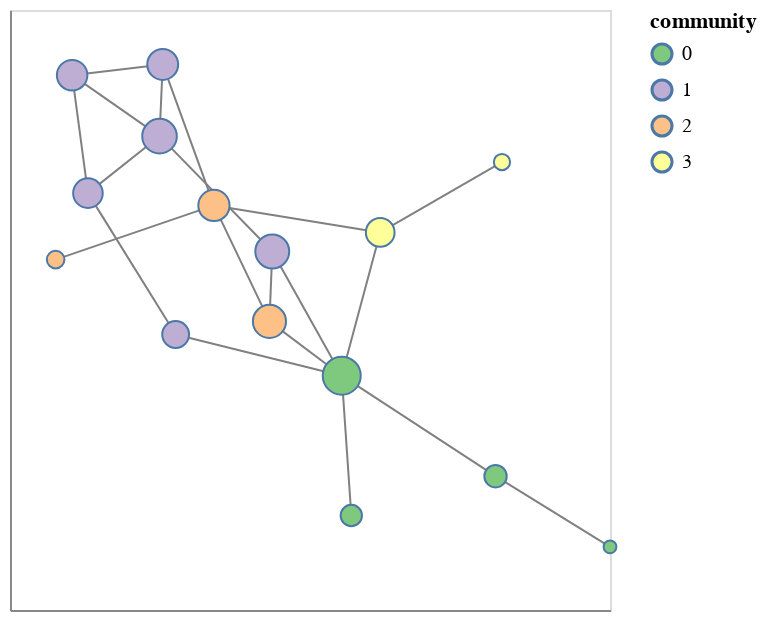

The cell this chart's notebook holds for it:
### Markdown cell above
### Putting it all together with nx_altair

Now it only takes a single function call to create a chart where nodes are colored by community, sized by centrality, and we can hover over nodes to see their identities.  Notice the Medici family is the largest node.

### Code cell
chart = nxa.draw_networkx(G = G, pos = pos,
    node_size = 'centrality', node_colour = 'community', node_cmap = 'accent',
    node_tooltip = ['name', 'centrality', 'community']
)

chart

### Figure 1 — Vega-Lite specification as saved in the notebook (floating-point values rounded to 4 significant figures)
{"config": {"view": {"continuousWidth": 300, "continuousHeight": 300}}, "layer": [{"data": {"name": "data-1b738aa8958ca1f925f503e9e1a58260"}, "mark": {"type": "line", "color": "grey", "opacity": 1.0, "strokeWidth": 1}, "encoding": {"detail": {"field": "edge", "type": "quantitative"}, "order": {"field": "order", "type": "quantitative"}, "x": {"axis": {"grid": false, "labels": false, "ticks": false, "title": ""}, "field": "x", "type": "quantitative"}, "y": {"axis": {"grid": false, "labels": false, "ticks": false, "title": ""}, "field": "y", "type": "quantitative"}}}, {"data": {"name": "data-b4091356192041f2bf5d79deb1ab668f"}, "mark": {"type": "point", "opacity": 1.0, "shape": "circle", "strokeWidth": 1.0}, "encoding": {"fill": {"field": "community", "scale": {"scheme": "accent"}, "type": "nominal"}, "size": {"field": "centrality", "legend": null, "type": "quantitative"}, "tooltip": [{"field": "name", "type": "nominal"}, {"field": "centrality", "type": "quantitative"}, {"field": "community", "type": "nominal"}], "x": {"axis": {"grid": false, "labels": false, "ticks": false}, "field": "x", "type": "quantitative"}, "y": {"axis": {"grid": false, "labels": false, "ticks": false}, "field": "y", "type": "quantitative"}}}], "$schema": "https://vega.github.io/schema/vega-lite/v5.17.0.json", "datasets": {"data-1b738aa8958ca1f925f503e9e1a58260": [{"edge": 0, "order": 0, "source": "Acciaiuoli", "target": "Medici", "pair": ["Acciaiuoli", "Medici"], "x": 0.2239, "y": -0.7165}, {"edge": 0, "order": 1, "source": "Acciaiuoli", "target": "Medici", "pair": ["Acciaiuoli", "Medici"], "x": 0.1952, "y": -0.2971}, {"edge": 1, "order": 0, "source": "Medici", "target": "Barbadori", "pair": ["Medici", "Barbadori"], "x": 0.1952, "y": -0.2971}, {"edge": 1, "order": 1, "source": "Medici", "target": "Barbadori", "pair": ["Medici", "Barbadori"], "x": -0.3031, "y": -0.1735}, {"edge": 2, "order": 0, "source": "Medici", "target": "Ridolfi", "pair": ["Medici", "Ridolfi"], "x": 0.1952, "y": -0.2971}, {"edge": 2, "order": 1, "source": "Medici", "target": "Ridolfi", "pair": ["Medici", "Ridolfi"], "x": -0.01321, "y": 0.07537}, {"edge": 3, "order": 0, "source": "Medici", "target": "Tornabuoni", "pair": ["Medici", "Tornabuoni"], "x": 0.1952, "y": -0.2971}, {"edge": 3, "order": 1, "source": "Medici", "target": "Tornabuoni", "pair": ["Medici", "Tornabuoni"], "x": -0.02165, "y": -0.1341}, {"edge": 4, "order": 0, "source": "Medici", "target": "Albizzi", "pair": ["Medici", "Albizzi"], "x": 0.1952, "y": -0.2971}, {"edge": 4, "order": 1, "source": "Medici", "target": "Albizzi", "pair": ["Medici", "Albizzi"], "x": 0.3106, "y": 0.1328}, {"edge": 5, "order": 0, "source": "Medici", "target": "Salviati", "pair": ["Medici", "Salviati"], "x": 0.1952, "y": -0.2971}, {"edge": 5, "order": 1, "source": "Medici", "target": "Salviati", "pair": ["Medici", "Salviati"], "x": 0.6566, "y": -0.5986}, {"edge": 6, "order": 0, "source": "Castellani", "target": "Peruzzi", "pair": ["Castellani", "Peruzzi"], "x": -0.5662, "y": 0.2506}, {"edge": 6, "order": 1, "source": "Castellani", "target": "Peruzzi", "pair": ["Castellani", "Peruzzi"], "x": -0.6136, "y": 0.6045}, {"edge": 7, "order": 0, "source": "Castellani", "target": "Strozzi", "pair": ["Castellani", "Strozzi"], "x": -0.5662, "y": 0.2506}, {"edge": 7, "order": 1, "source": "Castellani", "target": "Strozzi", "pair": ["Castellani", "Strozzi"], "x": -0.3514, "y": 0.4215}, {"edge": 8, "order": 0, "source": "Castellani", "target": "Barbadori", "pair": ["Castellani", "Barbadori"], "x": -0.5662, "y": 0.2506}, {"edge": 8, "order": 1, "source": "Castellani", "target": "Barbadori", "pair": ["Castellani", "Barbadori"], "x": -0.3031, "y": -0.1735}, {"edge": 9, "order": 0, "source": "Peruzzi", "target": "Strozzi", "pair": ["Peruzzi", "Strozzi"], "x": -0.6136, "y": 0.6045}, {"edge": 9, "order": 1, "source": "Peruzzi", "target": "Strozzi", "pair": ["Peruzzi", "Strozzi"], "x": -0.3514, "y": 0.4215}, {"edge": 10, "order": 0, "source": "Peruzzi", "target": "Bischeri", "pair": ["Peruzzi", "Bischeri"], "x": -0.6136, "y": 0.6045}, {"edge": 10, "order": 1, "source": "Peruzzi", "target": "Bischeri", "pair": ["Peruzzi", "Bischeri"], "x": -0.3419, "y": 0.6366}, {"edge": 11, "order": 0, "source": "Strozzi", "target": "Ridolfi", "pair": ["Strozzi", "Ridolfi"], "x": -0.3514, "y": 0.4215}, {"edge": 11, "order": 1, "source": "Strozzi", "target": "Ridolfi", "pair": ["Strozzi", "Ridolfi"], "x": -0.01321, "y": 0.07537}, {"edge": 12, "order": 0, "source": "Strozzi", "target": "Bischeri", "pair": ["Strozzi", "Bischeri"], "x": -0.3514, "y": 0.4215}, {"edge": 12, "order": 1, "source": "Strozzi", "target": "Bischeri", "pair": ["Strozzi", "Bischeri"], "x": -0.3419, "y": 0.6366}, {"edge": 13, "order": 0, "source": "Ridolfi", "target": "Tornabuoni", "pair": ["Ridolfi", "Tornabuoni"], "x": -0.01321, "y": 0.07537}, {"edge": 13, "order": 1, "source": "Ridolfi", "target": "Tornabuoni", "pair": ["Ridolfi", "Tornabuoni"], "x": -0.02165, "y": -0.1341}, {"edge": 14, "order": 0, "source": "Tornabuoni", "target": "Guadagni", "pair": ["Tornabuoni", "Guadagni"], "x": -0.02165, "y": -0.1341}, {"edge": 14, "order": 1, "source": "Tornabuoni", "target": "Guadagni", "pair": ["Tornabuoni", "Guadagni"], "x": -0.1882, "y": 0.2138}, {"edge": 15, "order": 0, "source": "Albizzi", "target": "Ginori", "pair": ["Albizzi", "Ginori"], "x": 0.3106, "y": 0.1328}, {"edge": 15, "order": 1, "source": "Albizzi", "target": "Ginori", "pair": ["Albizzi", "Ginori"], "x": 0.6759, "y": 0.3439}, {"edge": 16, "order": 0, "source": "Albizzi", "target": "Guadagni", "pair": ["Albizzi", "Guadagni"], "x": 0.3106, "y": 0.1328}, {"edge": 16, "order": 1, "source": "Albizzi", "target": "Guadagni", "pair": ["Albizzi", "Guadagni"], "x": -0.1882, "y": 0.2138}, {"edge": 17, "order": 0, "source": "Salviati", "target": "Pazzi", "pair": ["Salviati", "Pazzi"], "x": 0.6566, "y": -0.5986}, {"edge": 17, "order": 1, "source": "Salviati", "target": "Pazzi", "pair": ["Salviati", "Pazzi"], "x": 1.0, "y": -0.8104}, {"edge": 18, "order": 0, "source": "Bischeri", "target": "Guadagni", "pair": ["Bischeri", "Guadagni"], "x": -0.3419, "y": 0.6366}, {"edge": 18, "order": 1, "source": "Bischeri", "target": "Guadagni", "pair": ["Bischeri", "Guadagni"], "x": -0.1882, "y": 0.2138}, {"edge": 19, "order": 0, "source": "Guadagni", "target": "Lamberteschi", "pair": ["Guadagni", "Lamberteschi"], "x": -0.1882, "y": 0.2138}, {"edge": 19, "order": 1, "source": "Guadagni", "target": "Lamberteschi", "pair": ["Guadagni", "Lamberteschi"], "x": -0.6631, "y": 0.05127}], "data-b4091356192041f2bf5d79deb1ab668f": [{"node": "Acciaiuoli", "x": 0.2239, "y": -0.7165, "community": "0", "centrality": 0.1322, "name": "Acciaiuoli"}, {"node": "Medici", "x": 0.1952, "y": -0.2971, "community": "0", "centrality": 0.4303, "name": "Medici"}, {"node": "Castellani", "x": -0.5662, "y": 0.2506, "community": "1", "centrality": 0.259, "name": "Castellani"}, {"node": "Peruzzi", "x": -0.6136, "y": 0.6045, "community": "1", "centrality": 0.2757, "name": "Peruzzi"}, {"node": "Strozzi", "x": -0.3514, "y": 0.4215, "community": "1", "centrality": 0.356, "name": "Strozzi"}, {"node": "Barbadori", "x": -0.3031, "y": -0.1735, "community": "1", "centrality": 0.2117, "name": "Barbadori"}, {"node": "Ridolfi", "x": -0.01321, "y": 0.07537, "community": "1", "centrality": 0.3416, "name": "Ridolfi"}, {"node": "Tornabuoni", "x": -0.02165, "y": -0.1341, "community": "2", "centrality": 0.3258, "name": "Tornabuoni"}, {"node": "Albizzi", "x": 0.3106, "y": 0.1328, "community": "3", "centrality": 0.244, "name": "Albizzi"}, {"node": "Salviati", "x": 0.6566, "y": -0.5986, "community": "0", "centrality": 0.1459, "name": "Salviati"}, {"node": "Pazzi", "x": 1.0, "y": -0.8104, "community": "0", "centrality": 0.04481, "name": "Pazzi"}, {"node": "Bischeri", "x": -0.3419, "y": 0.6366, "community": "1", "centrality": 0.2828, "name": "Bischeri"}, {"node": "Guadagni", "x": -0.1882, "y": 0.2138, "community": "2", "centrality": 0.2891, "name": "Guadagni"}, {"node": "Ginori", "x": 0.6759, "y": 0.3439, "community": "3", "centrality": 0.07492, "name": "Ginori"}, {"node": "Lamberteschi", "x": -0.6631, "y": 0.05127, "community": "2", "centrality": 0.08879, "name": "Lamberteschi"}]}}
